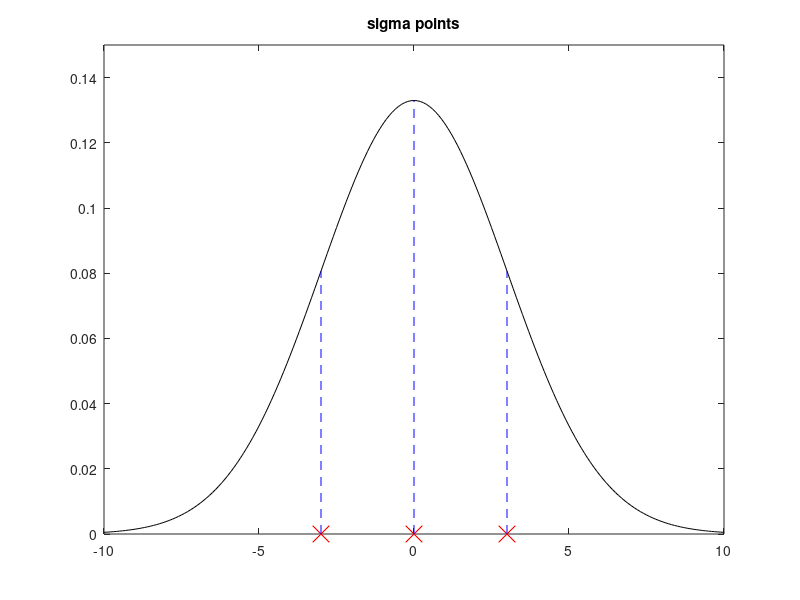

Recreate this plot in MATLAB.
%Example of sigma points
%
x1=-10:0.1:10;

%1D Gaussian---------------------------------
sig=3; 
mu=0;
aux=(x1-mu).^2;
y1=(exp(-aux/(2*(sig^2)))/(sig*sqrt(2*pi)));

%sigma points
x1s0=mu;
x1s1=mu+sig;
x1s2=mu-sig;
%the points on PDF
y1s0=max(y1); %the PDF peak
aux=(x1s1-mu).^2;
y1s1=(exp(-aux/(2*(sig^2)))/(sig*sqrt(2*pi)));
aux=(x1s2-mu).^2;
y1s2=(exp(-aux/(2*(sig^2)))/(sig*sqrt(2*pi)));

figure(1)
plot(x1,y1,'k'); hold on; %the PDF

plot(x1s0,0,'rx','MarkerSize',12); %central sigma point
plot(x1s1,0,'rx','MarkerSize',12); %right sigma point
plot(x1s2,0,'rx','MarkerSize',12); %left sigma point

plot([x1s0 x1s0],[0 y1s0],'b--'); %central sigma point line
plot([x1s1 x1s1],[0 y1s1],'b--'); %right sigma point line
plot([x1s2 x1s2],[0 y1s2],'b--'); %left sigma point line
title('sigma points');
axis([-10 10 0 0.15]);
